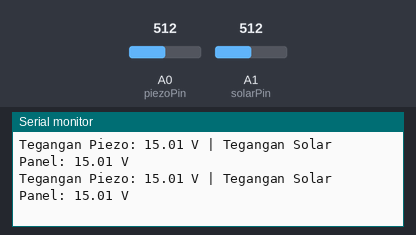
A sketch run on a simulated Arduino Uno, built with avr-gcc and run on an emulated ATmega328P. Shown: the last lines printed to the serial monitor. The inputs (shaded band) are chosen by the test bench; at power-on: A0 (piezoPin) = 512, A1 (solarPin) = 512.

Above: at 1.8 s.
1.9 s: A0 (piezoPin) set to 716
At 2.8 s:
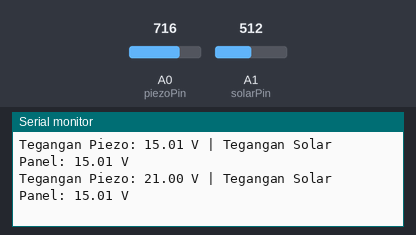
3.4 s: A1 (solarPin) set to 716
At 4.6 s:
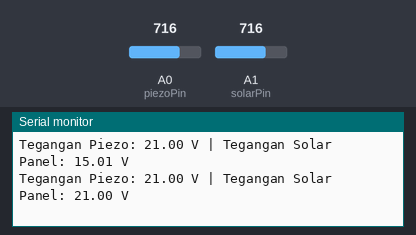
4.9 s: A0 (piezoPin) set to 900
At 5.4 s:
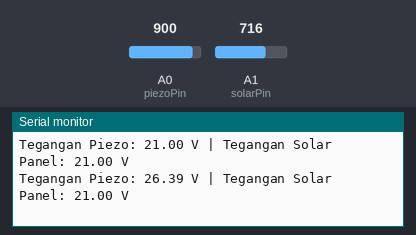
6.4 s: A1 (solarPin) set to 900
At 7.8 s:
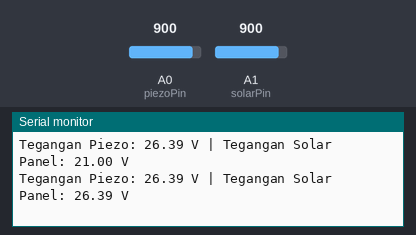
Timing chart, 0 to 8.9 s (numbered marks = the images above; inputs shaded):
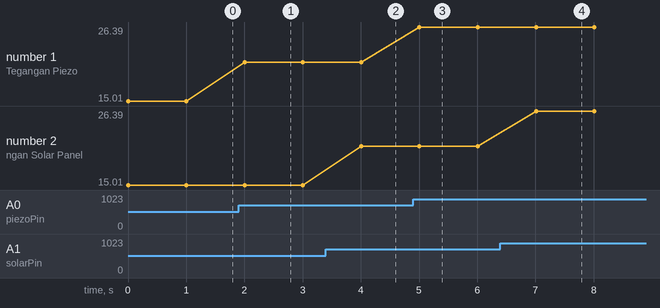

The sketch:

piezo_solar.ino
```cpp
const int piezoPin = A0;       // Pin analog untuk piezo
const int solarPin = A1;       // Pin analog untuk solar panel

const float vRef = 5.0;        // Tegangan referensi Arduino
const float adcMax = 1023.0;   // Resolusi ADC

// Misal: pembagi tegangan 100k:20k untuk 30V ke 5V, divider = (100+20)/20 = 6
const float piezoDivider = 6.0;
const float solarDivider = 6.0;

void setup() {
  Serial.begin(9600);
}

void loop() {
  // Baca tegangan piezo
  int piezoADC = analogRead(piezoPin);
  float piezoVoltage = piezoADC * vRef / adcMax * piezoDivider;

  // Baca tegangan solar panel
  int solarADC = analogRead(solarPin);
  float solarVoltage = solarADC * vRef / adcMax * solarDivider;

  // Tampilkan di Serial Monitor
  Serial.print("Tegangan Piezo: ");
  Serial.print(piezoVoltage, 2);
  Serial.print(" V | Tegangan Solar Panel: ");
  Serial.print(solarVoltage, 2);
  Serial.println(" V");

  delay(1000);
}
```

Measured:
- after the input at 1.9 s, the serial monitor: prints a new line after 0.10 s (image 1)
- after the input at 3.4 s, the serial monitor: prints a new line after 0.61 s (image 2)
- after the input at 4.9 s, the serial monitor: prints a new line after 0.11 s (image 3)
- after the input at 6.4 s, the serial monitor: prints a new line after 0.61 s (image 4)
- plotted number 1: 15.01 → 21 after the input at 1.9 s, 21 → 26.39 after the input at 4.9 s
